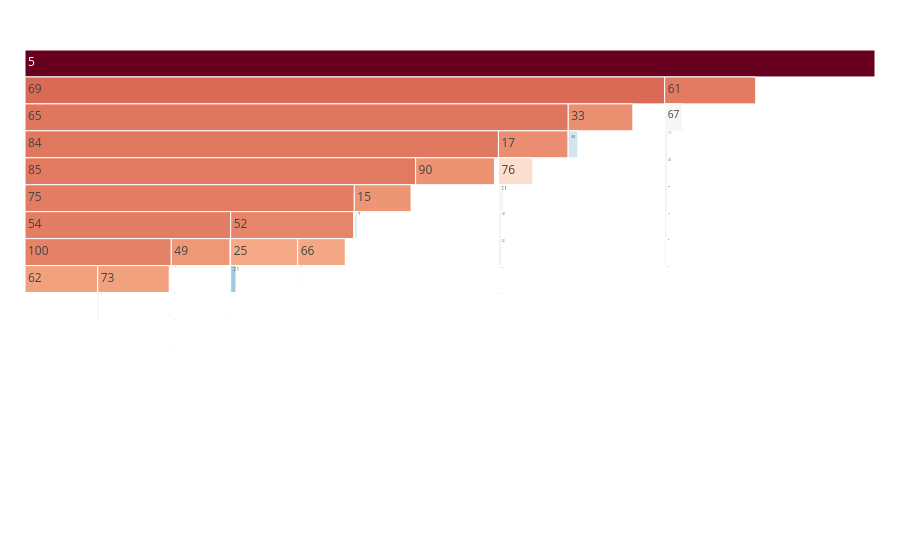

Source (notebook cell):
### Code cell
fig = make_icicle(path_templ(15))
fig.show()

### Figure 1 — Plotly figure (JSON) as saved in the notebook; plotly's stock layout.template omitted (floating-point values rounded to 4 significant figures)
{"data": [{"labels": ["0", "1", "2", "3", "4", "5", "6", "7", "8", "9", "10", "11", "12", "13", "14", "15", "16", "17", "18", "19", "20", "21", "22", "23", "24", "25", "26", "27", "28", "29", "30", "31", "32", "33", "34", "35", "36", "37", "38", "39", "40", "41", "42", "43", "44", "45", "46", "47", "48", "49", "50", "51", "52", "53", "54", "55", "56", "57", "58", "59", "60", "61", "62", "63", "64", "65", "66", "67", "68", "69", "70", "71", "72", "73", "74", "75", "76", "77", "78", "79", "80", "81", "82", "83", "84", "85", "86", "87", "88", "89", "90", "91", "92", "93", "94", "95", "96", "97", "98", "99", "100"], "marker": {"cmid": -7.247, "colors": [-8.046, -8.294, -8.21, -8.168, -9.334, 1.991, -7.645, -8.152, -7.623, -8.043, -8.536, -8.29, -7.201, -7.39, -8.346, -3.149, -8.4, -2.921, -7.787, -5.113, -7.672, -10.58, -7.521, -10.79, -8.411, -3.674, -10.18, -8.71, -6.86, -8.492, -8.998, -7.337, -7.744, -2.973, -7.782, -7.889, -7.762, -7.696, -7.412, -8.576, -8.315, -8.095, -7.519, -12.33, -7.606, -7.213, -7.119, -7.839, -8.118, -3.211, -8.332, -7.636, -2.703, -8.082, -2.506, -7.835, -7.535, -7.762, -8.807, -8.316, -7.782, -2.428, -3.455, -7.849, -8.209, -2.284, -3.668, -7.165, -7.421, -1.975, -8.471, -10.79, -8.371, -3.454, -8.572, -2.473, -5.678, -10.1, -12.81, -8.465, -8.435, -10.56, -11.58, -8.23, -2.324, -2.411, -11.38, -8.048, -9.046, -7.728, -3.057, -7.659, -8.416, -8.252, -8.381, -7.901, -7.691, -7.351, -8.529, -8.31, -2.638], "colorscale": [[0, "rgb(5,48,97)"], [0.1, "rgb(33,102,172)"], [0.2, "rgb(67,147,195)"], [0.3, "rgb(146,197,222)"], [0.4, "rgb(209,229,240)"], [0.5, "rgb(247,247,247)"], [0.6, "rgb(253,219,199)"], [0.7, "rgb(244,165,130)"], [0.8, "rgb(214,96,77)"], [0.9, "rgb(178,24,43)"], [1, "rgb(103,0,31)"]]}, "parents": ["32", "7", "63", "32", "40", "", "51", "0", "31", "63", "80", "93", "49", "97", "93", "85", "33", "65", "89", "17", "51", "25", "13", "79", "1", "52", "73", "74", "61", "80", "33", "76", "42", "69", "56", "15", "20", "67", "12", "53", "66", "66", "31", "21", "42", "76", "49", "96", "0", "54", "11", "67", "75", "95", "75", "18", "13", "91", "74", "11", "89", "5", "100", "96", "9", "69", "52", "61", "97", "5", "72", "79", "50", "100", "29", "85", "17", "25", "21", "15", "72", "73", "81", "53", "65", "84", "81", "95", "40", "20", "84", "56", "1", "7", "50", "18", "91", "12", "29", "9", "54"], "root": {"color": "lightgrey"}, "tiling": {"orientation": "v"}, "type": "icicle", "values": [17, 1, 4, 1, 13, 9823, 1, 28, 2, 1, 1, 4, 62, 11, 1, 4418, 1, 2864, 37, 1, 33, 414, 1, 1, 2, 5053, 1, 5, 1, 0, 822, 185, 164, 4499, 2, 1, 2, 1, 1, 40, 100, 1, 11, 1, 2, 1, 1, 2, 2, 4688, 4, 11, 685, 42, 58, 1, 22, 1, 2, 2, 1, 6026, 5989, 15, 3, 18, 3809, 1202, 2, 2617, 1, 2, 3, 5775, 5, 57, 2400, 2, 48, 251, 11, 107, 5, 2, 322, 375, 2, 1, 2, 41, 6498, 1, 2, 4, 3, 59, 7, 2, 2, 5, 167]}], "layout": {"margin": {"b": 25, "l": 25, "r": 25, "t": 50}}}
